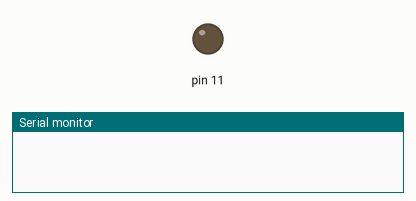
A sketch run on a simulated Arduino Uno, built with avr-gcc and run on an emulated ATmega328P. Parts: output pins drawn as LEDs (lit = HIGH), the last lines printed to the serial monitor. Pins used as bus, display or sensor lines are not drawn.

Above: at 2.5 s.
At 6.6 s:
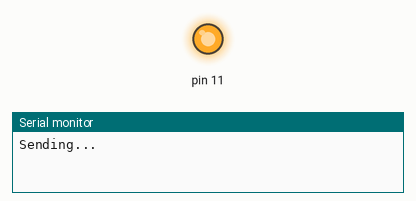
Timing chart, 0 to 10.8 s (numbered marks = the images above):
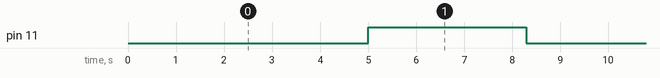

Measured:
- by itself, pin 11: alternates HIGH for 3.3 s and LOW for 5.0 s

The sketch:

pool_radio_tx.ino
```cpp
unsigned int SHORT_TIME = 350; /* Microsecs */
unsigned int LONG_TIME = 1050; /* Microsecs */
unsigned long DELAY_BETWEEN_MESSAGES = 43; /* Milliseconds */

void setup()
{
  Serial.begin(9600);

  pinMode(10, OUTPUT);
  pinMode(11, OUTPUT);
}

void transmitt( int pin,
                char* code,
                unsigned int short_time,
                unsigned int long_time)
{
  char *c = code;
  unsigned int first_time = 0;
  unsigned int second_time = 0;
  while(*c != 0)
  {
    if (*c == '1')
    {
      first_time = long_time;
      second_time = short_time;
    }
    else
    {
      first_time = short_time;
      second_time = long_time;
    }
    //noInterrupts();
    digitalWrite(pin, HIGH);
    delayMicroseconds(first_time);
    digitalWrite(pin, LOW);
    delayMicroseconds(second_time);
    //interrupts();
    c++;
  }
}

char *slower =  "0111100010100001011010000101";
char *onoff =   "0111100010001001011010000101";

char *garbage = "0101010101010101010101010101";

void loop()
{
  delay(5000);
  Serial.print("Sending...");
  digitalWrite(11, HIGH);
  for(int i = 0; i < 40; i++)
  {
    delay(DELAY_BETWEEN_MESSAGES);
    transmitt(10, onoff, SHORT_TIME, LONG_TIME);
  }
  digitalWrite(11, LOW);
  Serial.println("...sent");
}
```
